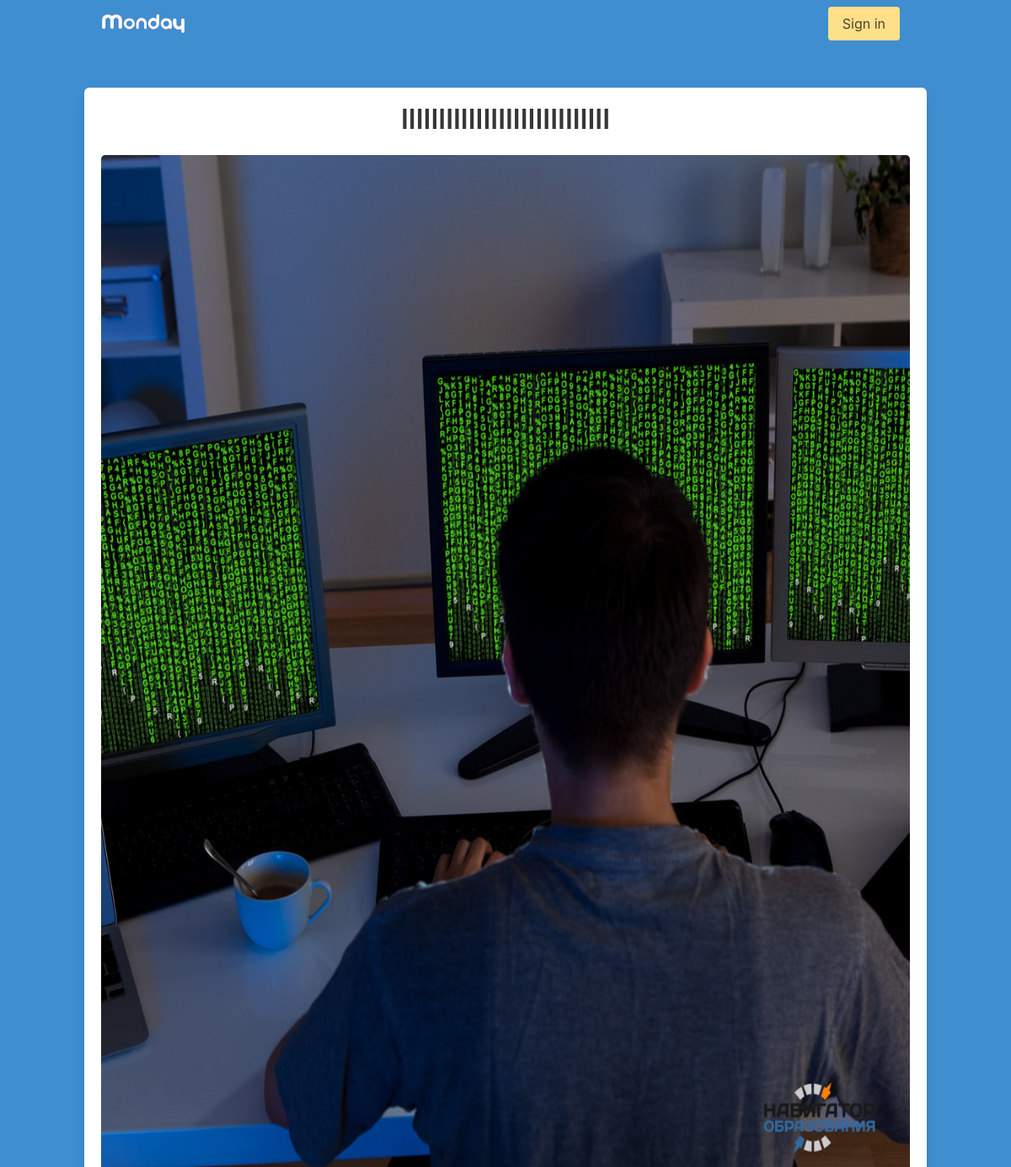
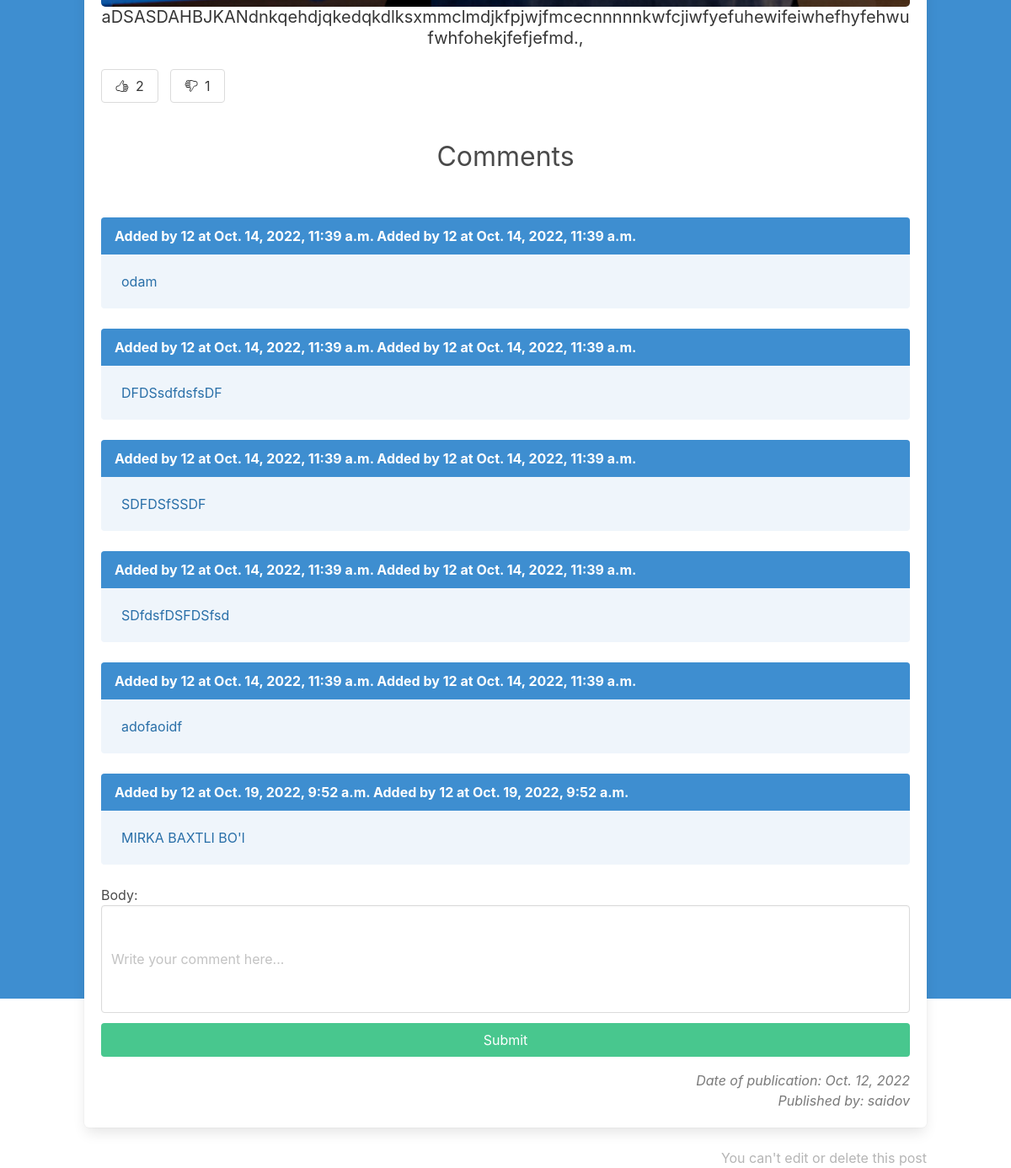
The page /s on the database its author committed (2 pictures, top to bottom).
### crud_app/models.py (models this page shows, shortened)
class Article(models.Model):
    title=models.CharField(max_length=255)
    text=models.TextField()
    slug=models.SlugField(unique=True)
    date=models.DateField(auto_now=True)
    thumb=models.ImageField(blank=True)
    author=models.ForeignKey(User,default=None,on_delete=models.CASCADE)
    likes = models.ManyToManyField(User, related_name='article_likes')
    dislikes = models.ManyToManyField(User, related_name='article_dislikes')
    def __str__(self):
        return self.title
    def total_likes(self):
        return self.likes.count()
    def total_dislikes(self):
        return self.dislikes.count()

class Comment (models.Model):
    article = models.ForeignKey(Article, on_delete=models.CASCADE, null=True)
    user = models.ForeignKey(User, on_delete=models.CASCADE)
    body = models.TextField()
    date_added = models.DateTimeField(auto_now_add=True)

### crud_app/views.py (the view, shortened to what this page needs)
# urls.py: path('<slug>', article_detail, name='article_detail'),
def article_detail(request, slug):
    article = Article.objects.get(slug=slug)
    form = CommentForm()
    return render(request, 'article_detail.html', {'article': article, 'form':form})

### crud_app/forms.py
class CommentForm(forms.ModelForm):
    body = forms.CharField(widget=forms.TextInput(attrs={
        'class': 'textarea',
        'size': '40',
        'placeholder': 'Write your comment here...'
    }))
    class Meta:
        model = Comment
        fields = ['body']

### templates/article_detail.html (shortened to what this page needs)
{% extends 'base.html' %}
{% load static from static %}
{% block content %}
<div class="container">
   <div class="columns is-centered">
      <div class="column">
         <div class="box" style="min-width:100%">
            <div class="title has-text-dark has-text-centered">{{ article }}</div>
            <img src="{{ article.thumb.url }}" alt="" class="image is-centered container"
               style="min-width: 80%; height: 50%; border-radius: 5px; margin: 0 auto;">
            <div class="subtitle has-text-dark has-text-centered">{{ article.text }}</div>
            {% if user not in article.likes.all and user not in article.dislikes.all %}
            <div class="columns">
               <div class="column is-1">
                  <form action="{% url 'article_like' article.slug %}" method="post" class="has-text-right">
                     <button type="submit" class="button">
                        <ion-icon name="thumbs-up-outline"></ion-icon>
                        <span class="ml-2">{{ article.total_likes }}</span>
                     </button>
                  </form>
               </div>
               <div class="column is-1">
                  <form action="{% url 'article_dislike' article.slug %}" method="post" class="has-text-right">
                     <button type="submit" class="button">
                        <ion-icon name="thumbs-down-outline"></ion-icon>
                        <span class="ml-2">{{ article.total_dislikes }}</span>
                     </button>
                  </form>
               </div>
            </div>
            {% endif %}
            {% if not article.comment_set.all %}
            <div class="has-text-centered has-text-grey-light is-size-5 mx-3">
               No comment yet.Be first to leave comment...
            </div>
            {% else %}
            <p class="has-text-centered is-size-3 mb-6">Comments</p>
            {% for comment in article.comment_set.all %}
            <article class="message is-info">
               <div class="message-header">
                  Added by {{ comment.user }} at {{ comment.date_added }}
                   {% if user == comment.user %}
                   Added by you at {{ comment.date_added }}
                  <a href="{% url 'comment_edit' slug=article.slug pk=comment.pk %}" class="
                  is-info">
               <ion-icon name="create-outline"></ion-icon>
            </a>
                  <div class="has-text-right is-size-5">
                     <a href="{% url 'comment_delete' slug=article.slug pk=comment.pk %}"
                     style="text-decoration: none;">
                     <ion-icon name="trash-outline"></ion-icon>
                     </a>
                  </div>
                  {% else %}
                  Added by {{ comment.user }} at {{ comment.date_added }}
                  {% endif %}
               </div>
               <div class="message-body">{{ comment.body }}</div>
            </article>
            {% endfor %}
            {% endif %}
            <form method="POST" enctype="multipart/form-data" class="comment">
               {{ form }}
               <button type="submit" class="button is-success mt-3 is-fullwidth">Submit</button>
            </form>
            <div class="has-text-grey is-size-6 has-text-right is-italic">
               <p class="datetime">Date of publication: {{ article.date }}</p>
               {% if user == article.author %}
               <p class="content">Published by you</p>
               {% else %}
               <p class="content">Published by: {{ article.author }}</p>
               {% endif %}
            </div>
         </div>
         {% if user == article.author %}
         <div class="has-text-right">
            <a href="{% url 'article_edit' article.slug %}" class="button is-info ">
               <ion-icon name="create-outline"></ion-icon>
            </a>
            <a href="{% url 'article_delete' article.slug %}" class="button is-danger">
               <ion-icon name="trash-outline"></ion-icon>
            </a>
         </div>
         {% else %}
         <div class="has-text-right">
            <p class="content has-text-grey-light">
               You can't edit or delete this post
            </p>
         </div>
         {% endif %}
      </div>
   </div>
</div>
{% endblock %}

### rows shown on the page
Article: title "IIIIIIIIIIIIIIIIIIIIIIIIIIII", thumb (picture), text "aDSASDAHBJKANdnkqehdjqkedqkdlksxmmclmdjkfpjwjfmcecnnnnnkwfcjiwfyefuhewifeiwhefhyfehwufwhfohekjfefjefmd.,", total_likes "2", total_dislikes "1", date "Oct. 12, 2022", author "saidov"
Comment: user "12", date_added "Oct. 14, 2022, 11:39 a.m.", body "odam"
Comment: user "12", date_added "Oct. 14, 2022, 11:39 a.m.", body "DFDSsdfdsfsDF"
Comment: user "12", date_added "Oct. 14, 2022, 11:39 a.m.", body "SDFDSfSSDF"
Comment: user "12", date_added "Oct. 14, 2022, 11:39 a.m.", body "SDfdsfDSFDSfsd"
Comment: user "12", date_added "Oct. 14, 2022, 11:39 a.m.", body "adofaoidf"
Comment: user "12", date_added "Oct. 19, 2022, 9:52 a.m.", body "MIRKA BAXTLI BO'l"
